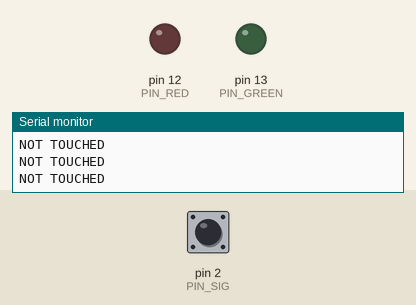
This sketch was run on a simulated Arduino Uno, built with avr-gcc and run on an emulated ATmega328P. Parts: output pins drawn as LEDs (lit = HIGH), the last lines printed to the serial monitor. The test bench sets the inputs (shaded band); at power-on: pin 2 (PIN_SIG) LOW.

Above: at 1.8 s.
1.9 s: pin 2 (PIN_SIG) driven HIGH
At 4.3 s:
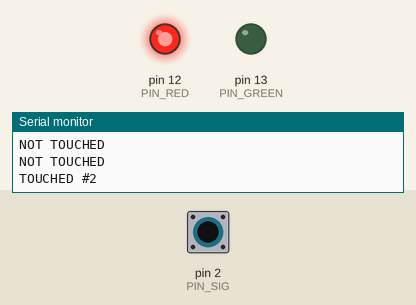
4.9 s: pin 2 (PIN_SIG) pulsed LOW 5 times (0.12 s each, 0.3 s apart)
At 6.1 s:
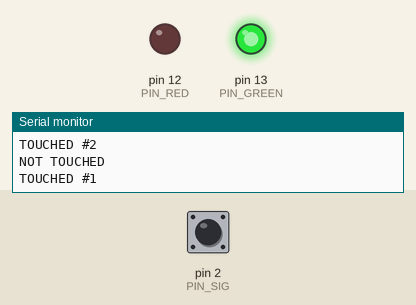
Timing chart, 0 to 10.6 s (numbered marks = the images above; inputs shaded):
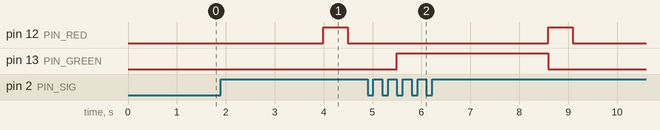

Measured:
- after the input at 1.9 s, pin 12 (PIN_RED): LOW → HIGH after 2.1 s, → LOW 0.50 s later
- after the input at 4.9 s, pin 12 (PIN_RED): LOW → HIGH after 3.7 s, → LOW 0.50 s later; pin 13 (PIN_GREEN): LOW → HIGH after 0.60 s, → LOW 3.1 s later

The sketch:

TouchSensorTest2.ino
```cpp
const int PIN_SIG = 2;
const int PIN_GREEN = 13;
const int PIN_RED = 12;

void setup()
{
  // put your setup code here, to run once:
  Serial.begin(9600);
  pinMode(PIN_SIG, INPUT);
  pinMode(PIN_GREEN, OUTPUT);
  pinMode(PIN_RED, OUTPUT);
}

void loop()
{
  // put your main code here, to run repeatedly:
  int touchValue = digitalRead(PIN_SIG);
  int touchType = 0;

  if(touchValue == HIGH)
  {
    for(int t=0; t<200; ++t)
    {
      touchValue = digitalRead(PIN_SIG);
      if(touchValue == LOW)
      {
        touchType = 1;
        break;
      }
      if(t==199)
      {
        touchType = 2;
        break;
      }
      delay(10);
    }
  }

  switch(touchType)
  {
    case 1:
      digitalWrite(PIN_GREEN, HIGH);
      digitalWrite(PIN_RED, LOW);
      Serial.println("TOUCHED #1");
      break;
    case 2:
      digitalWrite(PIN_GREEN, LOW);
      digitalWrite(PIN_RED, HIGH);
      Serial.println("TOUCHED #2");
      break;
    default:
      digitalWrite(PIN_GREEN, LOW);
      digitalWrite(PIN_RED, LOW);
      Serial.println("NOT TOUCHED");
      break;
  }
  delay(500);

  if(touchType == 2)
  {
    digitalWrite(PIN_RED, LOW);
    touchValue = digitalRead(PIN_SIG);
    while(touchValue == HIGH)
    {
      touchValue = digitalRead(PIN_SIG);
      if(touchValue == LOW)
      {
        break;
      }
    }
  }
}
```
